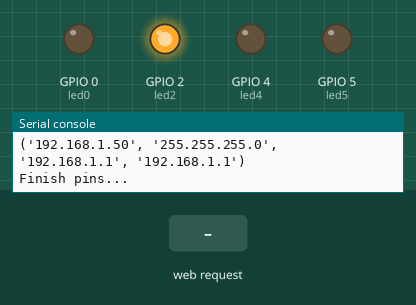
This program was run on a simulated ESP8266 board running MicroPython. Parts: output pins drawn as LEDs (lit = HIGH, except the on-board LED, lit = LOW), the last lines printed to the serial console. The inputs (shaded band) are chosen by the test bench. WiFi joins after 1.5 s.

Above: at 2.7 s.
2.8 s: HTTP request GET /?led5=on received
At 4.0 s:
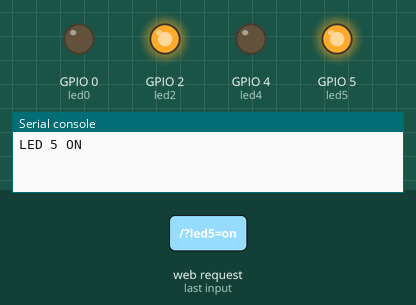
4.3 s: HTTP request GET /?led4=on received
At 5.3 s:
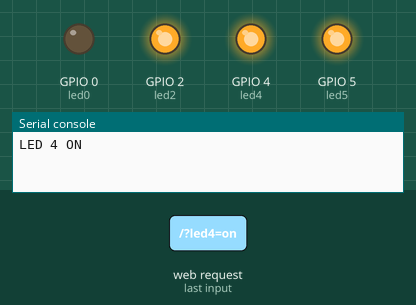
5.8 s: HTTP request GET /?led5=off received
At 6.5 s:
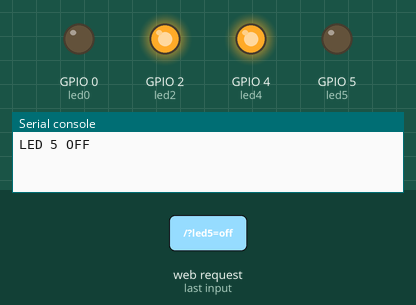
7.3 s: HTTP request GET /?led0=on received
At 7.6 s:
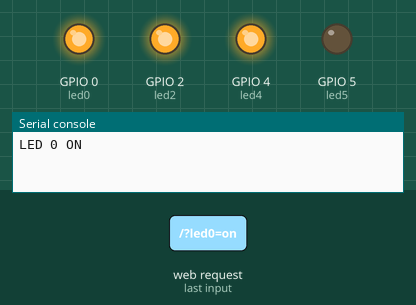
8.8 s: HTTP request GET /?led4=off received
At 9.9 s:
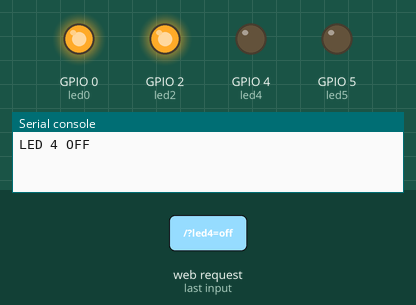
10.3 s: HTTP request GET /?led2=on received
At 11.1 s:
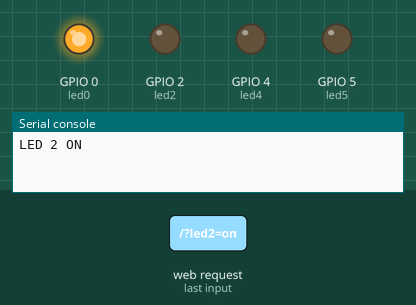
Timing chart, 0 to 12.8 s (numbered marks = the images above; inputs shaded):
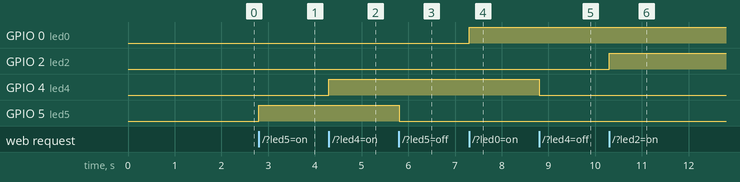

The program:

main.py
```python
# Complete project details at https://RandomNerdTutorials.com


s = socket.socket(socket.AF_INET, socket.SOCK_STREAM)
s.bind(('', 80))
s.listen(5)

while True:
  conn, addr = s.accept()
  print('Got a connection from %s' % str(addr))
  request = conn.recv(1024)
  request = str(request)
  print('Content = %s' % request)

  led5_on = request.find('/?led5=on')
  led5_off = request.find('/?led5=off')
  if led5_on == 6:
    print('LED 5 ON')
    led5.value(1)
  if led5_off == 6:
    print('LED 5 OFF')
    led5.value(0)

  led4_on = request.find('/?led4=on')
  led4_off = request.find('/?led4=off')
  if led4_on == 6:
    print('LED 4 ON')
    led4.value(1)
  if led4_off == 6:
    print('LED 4 OFF')
    led4.value(0)

  led0_on = request.find('/?led0=on')
  led0_off = request.find('/?led0=off')

  if led0_on == 6:
    print('LED 0 ON')
    led0.value(1)
  if led0_off == 6:
    print('LED 0 OFF')
    led0.value(0)

  led2_on = request.find('/?led2=on')
  led2_off = request.find('/?led2=off')

  if led2_on == 6:
    print('LED 2 ON')
    led2.value(1)
  if led2_off == 6:
    print('LED 2 OFF')
    led2.value(0)

  conn.send('HTTP/1.1 200 OK\n')
  conn.send('Content-Type: text/html\n')
  conn.send('Connection: close\n\n')
  conn.close()
```

boot.py
```python
# Complete project details at https://RandomNerdTutorials.com

try:
  import usocket as socket
except:
  import socket

from machine import Pin
import network

import esp
esp.osdebug(None)

import gc
gc.collect()

ssid = 'soybello'
password = 'rosa0000'

station = network.WLAN(network.STA_IF)

station.active(True)
station.connect(ssid, password)

while station.isconnected() == False:
  pass

print('Connection successful')
print(station.ifconfig())

led5 = Pin(5, Pin.OUT)
led4 = Pin(4, Pin.OUT)
led0 = Pin(0, Pin.OUT)
led2 = Pin(2, Pin.OUT)

print('Finish pins...')
```

Measured:
- after the input at 2.8 s, GPIO 5 (led5): LOW → HIGH at once
- after the input at 4.3 s, GPIO 4 (led4): LOW → HIGH at once
- after the input at 5.8 s, GPIO 5 (led5): HIGH → LOW at once
- after the input at 7.3 s, GPIO 0 (led0): LOW → HIGH at once
- after the input at 8.8 s, GPIO 4 (led4): HIGH → LOW at once
- after the input at 10.3 s, GPIO 2 (led2): LOW → HIGH at once
